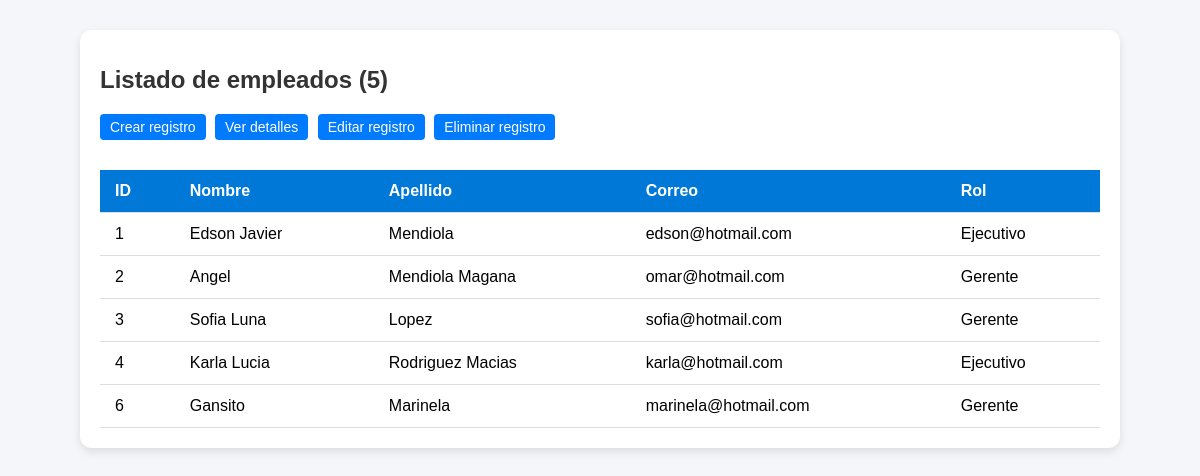
Screenshot of /empleados/empleados_lista.php (signed in) with the database file from the repository.
### tables this page shows
CREATE TABLE `lista` (
  `id` int(11) NOT NULL,
  `nombre` varchar(100) NOT NULL,
  `apellido` varchar(100) NOT NULL,
  `correo` varchar(100) NOT NULL,
  `pass` varchar(255) NOT NULL,
  `rol` int(11) NOT NULL,
  `imagen` varchar(255) DEFAULT NULL,
  `eliminar` int(11) NOT NULL DEFAULT 0
);

### Conexion/funciones/obtener.php (called while the page is built, shortened)
<?php
function obtener_campos($tabla, $campos, $condicion = null) {
    $conn = obtener_conexion();
    if (is_array($campos)) {
        $lista_campos = implode(", ", $campos);
    } else {
        $lista_campos = $campos;
    }
    $sql = "SELECT $lista_campos FROM $tabla";
    if ($condicion) {
        $sql .= " WHERE $condicion";
    }
    $result = $conn->query($sql);
    $registros = $result->fetch_all(MYSQLI_ASSOC);
    return $registros;
}
?>

### empleados/empleados_lista.php (the view, shortened to what this page needs)
<?php
require_once __DIR__ . "/../Conexion/funciones/obtener.php";
$tabla = "lista";
$campos = ["id", "nombre", "apellido", "correo", "rol"];
$condicion = "eliminar = 0";
$empleados = obtener_campos($tabla, $campos , $condicion);
$total = count($empleados);
function revela_rol($rol) {
    $roles = [
        1 => "Ejecutivo",
        2 => "Gerente"
    ];
    return $roles[$rol] ?? "Desempleado";
}
?>
<!DOCTYPE html>
<html lang="es">
<head>
    <link rel="stylesheet" href="empleados_lista.css">
</head>
<body>
    <div class="container">
        <h1>Listado de empleados (<?php echo $total; ?>)</h1>
        <a class="btn" href="empleados_alta.php">Crear registro</a>
        <form id="form_detalle" action="empleados_detalle.php" method="POST" style="display:inline;"
        onsubmit="return verificarSeleccion('form_detalle')">
            <button type="submit" class="btn">Ver detalles</button>
        </form>
        <form id="form_editar" action="empleados_editar.php" method="POST" style="display: inline;"
        onsubmit="return verificarSeleccion('form_editar')">
            <button type="submit" class="btn" >Editar registro</button>
        </form>
        <form id="form_eliminar" action="empleados_eliminar.php" method="POST" style="display:inline;"
        onsubmit="return verificarSeleccion('form_eliminar')">
            <button type="submit" class="btn">Eliminar registro</button>
        </form>
        <div class="tabla-container">
            <table id="tablaEmpleados" >
                <thead>
                    <tr>
                        <th>ID</th>
                        <th>Nombre</th>
                        <th>Apellido</th>
                        <th>Correo</th>
                        <th>Rol</th>
                    </tr>
                </thead>
                <tbody>
                    <?php if ($total > 0): ?>
                        <?php foreach ($empleados as $row): ?>
                            <tr data-id="<?php echo $row['id']; ?>">
                                <td><?php echo htmlspecialchars($row["id"]); ?></td>
                                <td><?php echo htmlspecialchars($row["nombre"]); ?></td>
                                <td><?php echo htmlspecialchars($row["apellido"]);  ?></td>
                                <td><?php echo htmlspecialchars($row["correo"]); ?></td>
                                <td><?php echo revela_rol($row["rol"]); ?></td>
                            </tr>
                        <?php endforeach; ?>
                    <?php else: ?>
                        <tr>
                            <td colspan="5">No hay empleados registrados</td>
                        </tr>
                    <?php endif; ?>
                </tbody>
            </table>
        </div>
    </div>
</body>
</html>

### productos/empleados_lista.css (style rules this page uses)
body { font-family: Arial, sans-serif; margin: 0; padding: 0; background: #f4f6f9; }
.container { max-width: 1000px; margin: 30px auto; background: #fff; padding: 20px; border-radius: 12px; box-shadow: 0 4px 10px rgba(0,0,0,0.1); }
h1 { margin-bottom: 20px; font-size: 24px; color: #333; }
.btn { display: inline-block; padding: 10px 15px; background: #0078d7; color: #fff; border-radius: 6px; text-decoration: none; margin-bottom: 20px; }
.tabla-container { overflow-x: auto; }
table { width: 100%; border-collapse: collapse; margin-top: 10px; }
thead { background: #0078d7; color: #fff; }
th, td { padding: 12px 15px; border-bottom: 1px solid #ddd; text-align: left; }
.btn { margin-right: 5px; padding: 5px 10px; text-decoration: none; display: inline-block; background-color: #007bff; color: #fff; border-radius: 4px; border: none; font-size: 14px; }

### rows the page displays
lista: id "1", nombre "Edson Javier", apellido "Mendiola", correo "edson@hotmail.com", rol "Ejecutivo"
lista: id "2", nombre "Angel", apellido "Mendiola Magana", correo "omar@hotmail.com", rol "Gerente"
lista: id "3", nombre "Sofia Luna", apellido "Lopez", correo "sofia@hotmail.com", rol "Gerente"
lista: id "4", nombre "Karla Lucia", apellido "Rodriguez Macias", correo "karla@hotmail.com", rol "Ejecutivo"
lista: id "6", nombre "Gansito", apellido "Marinela", correo "marinela@hotmail.com", rol "Gerente"

### other values shown
$total "5"
